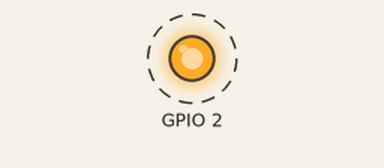
Recording of a sketch running on a simulated ESP32-S3. Shown: output pins drawn as LEDs (lit = HIGH). Dashed ring = blinking. What the sketch prints to the serial monitor is not drawn.

Above: at 1.3 s.
Timing chart, 0 to 4.1 s (numbered marks = the images above):
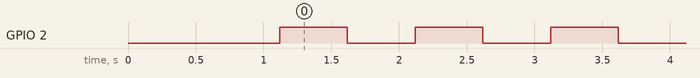

The sketch:

IDENTIFY_MAC.ino
```cpp
/*
 * IDENTIFY_MAC.ino
 * Sketch simple para identificar la MAC del ESP32-S3
 * Sube este sketch a cada ESP para saber su MAC
 */

#include <WiFi.h>

void setup() {
  Serial.begin(115200);
  delay(1000);

  WiFi.mode(WIFI_STA);
  delay(100);

  Serial.println("\n\n====================================");
  Serial.println("    IDENTIFICADOR DE MAC ESP32");
  Serial.println("====================================");
  Serial.print("MAC Address: ");
  Serial.println(WiFi.macAddress());
  Serial.println("====================================");
  Serial.println();

  // Identificación por MAC conocida
  String mac = WiFi.macAddress();
  if (mac == "10:51:DB:82:5D:70") {
    Serial.println(">>> ESTE ES EL ESP A <<<");
    Serial.println("Sube: traffic_A.ino");
  } else if (mac == "50:78:7D:15:B3:84") {
    Serial.println(">>> ESTE ES EL ESP B <<<");
    Serial.println("Sube: traffic_B.ino");
  } else {
    Serial.println(">>> ESP DESCONOCIDO <<<");
    Serial.println("Verifica las MACs configuradas");
  }
  Serial.println("====================================\n");

  // Configurar LED integrado (GPIO 2 en ESP32)
  pinMode(2, OUTPUT);
}

void loop() {
  // Parpadear LED integrado cada segundo (GPIO 2 en ESP32)
  digitalWrite(2, HIGH);
  delay(500);
  digitalWrite(2, LOW);
  delay(500);
}
```

Measured:
- by itself, GPIO 2: alternates HIGH for 0.50 s and LOW for 0.50 s
